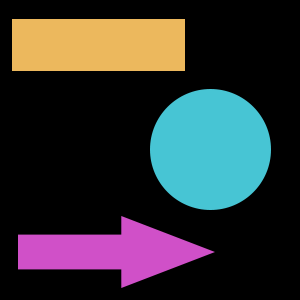
#> input picture Chapter 1/1.11/more_shapes_example.png, 300 x 300 px
$ python simple_cnts_properties.py --image more_shapes_example.png
#> lines starting #> are read from the running program, lines starting #| are printed output that depends on the picture; after the words box and inside, x2 and y2 are one past the last pixel; in counts of white or black regions, pixels touching at a corner belong together
import numpy as np
import argparse
import cv2
import imutils

ap = argparse.ArgumentParser()
ap.add_argument('-i', '--image', required=True, help='path to the image')
args = vars(ap.parse_args())

image = cv2.imread(args['image'])
#> image is the input picture: shape (300, 300, 3); mean B, G, R 51.9, 49.8, 48.8
gray = cv2.cvtColor(image, cv2.COLOR_BGR2GRAY)
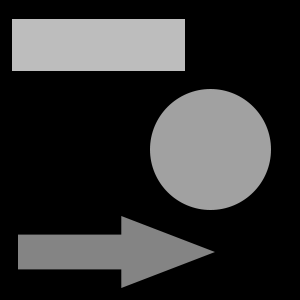
#> gray: shape (300, 300); min 0, max 189, mean 49.7
cv2.imshow('Original', image)

# find external contours
cnts = cv2.findContours(gray.copy(), cv2.RETR_EXTERNAL, cv2.CHAIN_APPROX_SIMPLE)
#> cnts = 3 contours; box (x1, y1, x2, y2) and area: (150, 89, 271, 210) 11544, (12, 19, 185, 71) 8772, (18, 216, 215, 288) 6985
cnts = imutils.grab_contours(cnts)
clone = image.copy()

# Centroids
# loop the cnts
for c in cnts:
    # compute the moments of the contour which can be used to compute the centroid or "center of mass" of the region
    M = cv2.moments(c)
    cX = int(M['m10'] / M['m00'])
    cY = int(M['m01'] / M['m00'])

    # draw the center of the contour on the image
    cv2.circle(clone, (cX, cY), 10, (0, 255, 0), -1)
#> this loop made 3 passes
#> (cX, cY) on passes 1 to 2: (109, 251), (210, 149)
#> (c, cX, cY) on pass 3: ([[12, 19], [12, 70], [184, 70], [184, 19]], 98, 44)
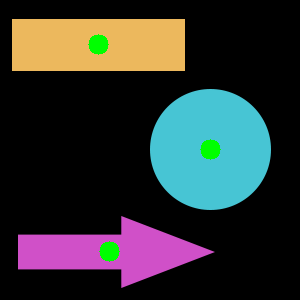
#> clone: shape (300, 300, 3); 1.06% of pixels changed, all inside (x1, y1, x2, y2) = (88, 34, 221, 262)

# show the output image
cv2.imshow('Centroids', clone)
cv2.waitKey(0)


# Area and Perimeter
# loop the cnts
clone = image.copy()
for (i, c) in enumerate(cnts):
    area = cv2.contourArea(c)
    perimeter = cv2.arcLength(c, True)  # A contour is closed if the shape outline is continuous and there are no holes
    print('Contour #{} --area: {:.2f}, perimeter: {:.2f}'.format(i + 1, area, perimeter))

    # draw the cnts on the image
    cv2.drawContours(clone, [c], -1, (0, 255, 0), 2)

    # compute the center of the contour and draw the contour number
    M = cv2.moments(c)
    cX = int(M['m10'] / M['m00'])
    cY = int(M['m01'] / M['m00'])
    cv2.putText(clone, '#{}'.format(i + 1), (cX - 20, cY), cv2.FONT_HERSHEY_SIMPLEX, 1.25, (255, 255, 255), 4)
#> this loop made 3 passes
#> (area, perimeter, cX, cY) on passes 1 to 2: (6985, 491.8, 109, 251), (11544, 400.3, 210, 149)
#> (c, area, perimeter, cX, cY) on pass 3: ([[12, 19], [12, 70], [184, 70], [184, 19]], 8772, 446, 98, 44)
#| Contour #1 --area: 6985.00, perimeter: 491.82
#| Contour #2 --area: 11544.00, perimeter: 400.33
#| Contour #3 --area: 8772.00, perimeter: 446.00
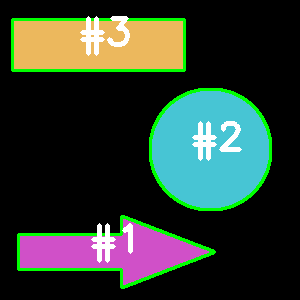
#> clone: shape (300, 300, 3); 7.09% of pixels changed, all inside (x1, y1, x2, y2) = (11, 16, 272, 289)

# show the output image
cv2.imshow('Contours', clone)
cv2.waitKey(0)


# Bounding box
clone = image.copy()
for c in cnts:
    # fit a bounding box to the contour
    (x, y, w, h) = cv2.boundingRect(c)
    cv2.rectangle(clone, (x, y), (x + w, y + h), (0, 255, 0), 2)
#> this loop made 3 passes
#> (x, y, w, h) on passes 1 to 2: (18, 216, 197, 72), (150, 89, 121, 121)
#> (c, x, y, w, h) on pass 3: ([[12, 19], [12, 70], [184, 70], [184, 19]], 12, 19, 173, 52)
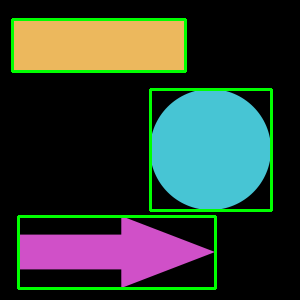
#> clone: shape (300, 300, 3); 4.89% of pixels changed, all inside (x1, y1, x2, y2) = (11, 18, 273, 290)

# show the output image
cv2.imshow('Bounding Boxes', clone)
cv2.waitKey(0)


# Rotated Bounding Boxes
clone = image.copy()
for c in cnts:
    # fit a rotated bounding box to the contour and draw a rotated bounding box
    box = cv2.minAreaRect(c)
    box = np.int0(cv2.boxPoints(box))
    cv2.drawContours(clone, [box], -1, (0, 255, 0), 2)
#> this loop made 3 passes
#> box on passes 1 to 2: [[24, 304], [12, 235], [205, 201], [217, 270]], [[270, 209], [150, 209], [150, 89], [270, 89]]
#> (c, box) on pass 3: ([[12, 19], [12, 70], [184, 70], [184, 19]], [[184, 70], [12, 70], [12, 19], [184, 19]])
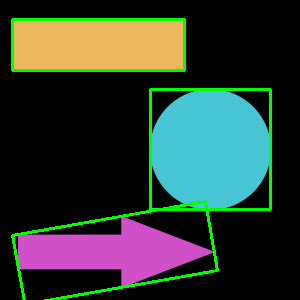
#> clone: shape (300, 300, 3); 4.64% of pixels changed, all inside (x1, y1, x2, y2) = (11, 18, 272, 300)

# show the output image
cv2.imshow('Rotated Bounding Boxes', clone)
cv2.waitKey(0)


# Minimum Enclosing Circles
clone = image.copy()
for c in cnts:
    # fit a minimum enclosing circle to the contour
    ((x, y), radius) = cv2.minEnclosingCircle(c)
    cv2.circle(clone, (int(x), int(y)), int(radius), (0, 255, 0), 2)
#> this loop made 3 passes
#> (x, y, radius) on passes 1 to 2: (115.2, 251.5, 98.78), (210, 149, 61.1)
#> (c, x, y, radius) on pass 3: ([[12, 19], [12, 70], [184, 70], [184, 19]], 98, 44.5, 89.7)
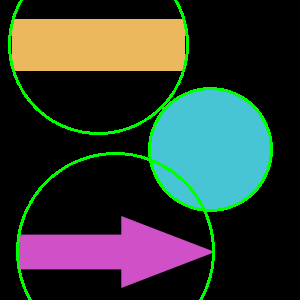
#> clone: shape (300, 300, 3); 3.93% of pixels changed, all inside (x1, y1, x2, y2) = (8, 0, 273, 300)

# show the output image
cv2.imshow('Min-Enclosing Circles', clone)
cv2.waitKey(0)


# Fitting an Ellipse
clone = image.copy()
for c in cnts:
    # to fit an ellipse, our contour must have at least 5 points
    if len(c) >= 5:
        # fit an ellipse to the contour
        ellipse = cv2.fitEllipse(c)
        cv2.ellipse(clone, ellipse, (0, 255, 0), 2)
#> this loop made 3 passes
#> ellipse on passes 1 to 2: ((98.18, 251.5), (63.58, 201.2), 90.01), ((210, 149), (121.4, 121.4), 0)
#> c on pass 3: [[12, 19], [12, 70], [184, 70], [184, 19]]
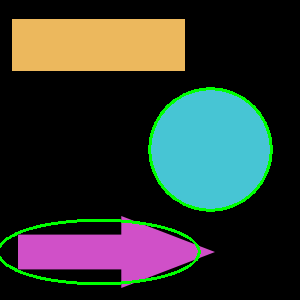
#> clone: shape (300, 300, 3); 2.71% of pixels changed, all inside (x1, y1, x2, y2) = (0, 87, 273, 285)

# show the output image
cv2.imshow('Ellipses', clone)
cv2.waitKey(0)

$ run again, on Chapter 1/1.11/circles_and_squares.png
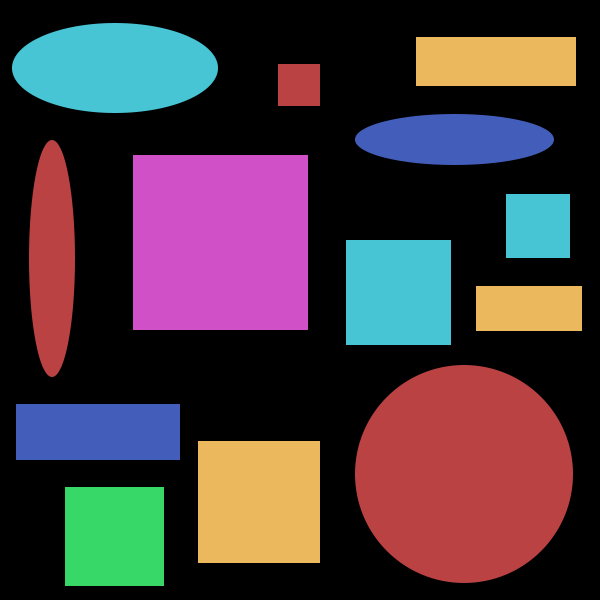
#> input picture Chapter 1/1.11/circles_and_squares.png, 600 x 600 px
#> image is the input picture: shape (600, 600, 3); mean B, G, R 62, 56.2, 70.8
#> cnts = 13 contours; largest, box (x1, y1, x2, y2) and area: (355, 365, 573, 583) 37385, (133, 155, 308, 330) 30276, (198, 441, 320, 563) 14641, (12, 23, 218, 113) 14593, (346, 240, 451, 345) 10816
#> the loop `for c in cnts: # compute the moments of the contour which can be used ..` made 13 passes
#> (c, cX, cY) on passes 1, 2, 3, 5, 6, 7, 8: ([[65, 487], [65, 585], [163, 585], [163, 487]], 114, 536), ([[198, 441], [198, 562], [319, 562], [319, 441]], 258, 501), ([[16, 404], [16, 459], [179, 459], [179, 404]], 97, 431), ([[476, 286], [476, 330], [581, 330], [581, 286]], 528, 308), ([[346, 240], [346, 344], [450, 344], [450, 240]], 398, 292), ([[506, 194], [506, 257], [569, 257], [569, 194]], 537, 225), ([[133, 155], [133, 329], [307, 329], [307, 155]], 220, 242)
#> the loop `for (i, c) in enumerate(cnts):` made 13 passes
#> (c, area, perimeter, cX, cY) on passes 1, 2, 3, 5, 6, 7: ([[65, 487], [65, 585], [163, 585], [163, 487]], 9604, 392, 114, 536), ([[198, 441], [198, 562], [319, 562], [319, 441]], 14641, 484, 258, 501), ([[16, 404], [16, 459], [179, 459], [179, 404]], 8965, 436, 97, 431), ([[476, 286], [476, 330], [581, 330], [581, 286]], 4620, 298, 528, 308), ([[346, 240], [346, 344], [450, 344], [450, 240]], 10816, 416, 398, 292), ([[506, 194], [506, 257], [569, 257], [569, 194]], 3969, 252, 537, 225)
#> (printed output is left out)
#> the loop `for c in cnts:` made 13 passes
#> (c, x, y, w, h) on passes 1, 2, 3, 5, 6, 7: ([[65, 487], [65, 585], [163, 585], [163, 487]], 65, 487, 99, 99), ([[198, 441], [198, 562], [319, 562], [319, 441]], 198, 441, 122, 122), ([[16, 404], [16, 459], [179, 459], [179, 404]], 16, 404, 164, 56), ([[476, 286], [476, 330], [581, 330], [581, 286]], 476, 286, 106, 45), ([[346, 240], [346, 344], [450, 344], [450, 240]], 346, 240, 105, 105), ([[506, 194], [506, 257], [569, 257], [569, 194]], 506, 194, 64, 64)
#> the loop `for c in cnts:` made 13 passes
#> (c, box) on passes 1, 2, 3, 5: ([[65, 487], [65, 585], [163, 585], [163, 487]], [[163, 585], [65, 585], [65, 487], [163, 487]]), ([[198, 441], [198, 562], [319, 562], [319, 441]], [[318, 562], [197, 562], [197, 441], [318, 441]]), ([[16, 404], [16, 459], [179, 459], [179, 404]], [[178, 459], [16, 459], [16, 404], [178, 404]]), ([[476, 286], [476, 330], [581, 330], [581, 286]], [[581, 330], [476, 330], [476, 286], [581, 286]])
#> the loop `for c in cnts:` made 13 passes
#> (c, x, y, radius) on passes 1, 2, 3, 5, 6, 7: ([[65, 487], [65, 585], [163, 585], [163, 487]], 114, 536, 69.3), ([[198, 441], [198, 562], [319, 562], [319, 441]], 258.5, 501.5, 85.56), ([[16, 404], [16, 459], [179, 459], [179, 404]], 97.5, 431.5, 86.01), ([[476, 286], [476, 330], [581, 330], [581, 286]], 528.5, 308, 56.92), ([[346, 240], [346, 344], [450, 344], [450, 240]], 398, 292, 73.54), ([[506, 194], [506, 257], [569, 257], [569, 194]], 537.5, 225.5, 44.55)
#> after the loop `for c in cnts:`:
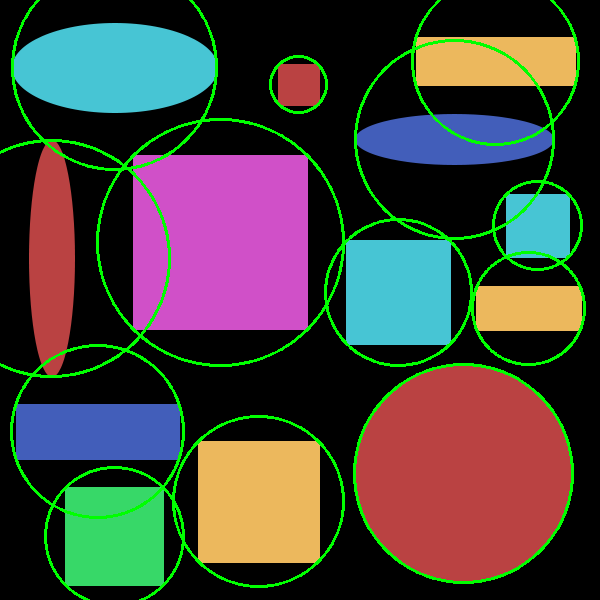
#> clone: shape (600, 600, 3); 4.99% of pixels changed, all inside (x1, y1, x2, y2) = (0, 0, 586, 600)
#> the loop `for c in cnts:` made 13 passes
#> ellipse on passes 4, 9, 10, 13: ((463.5, 473.5), (218.3, 218.3), 0), ((51.5, 258), (46.01, 237.9), 0), ((454, 139), (51.08, 199.8), 90), ((114.5, 67.5), (90.12, 206.6), 90)
#> after the loop `for c in cnts:`:
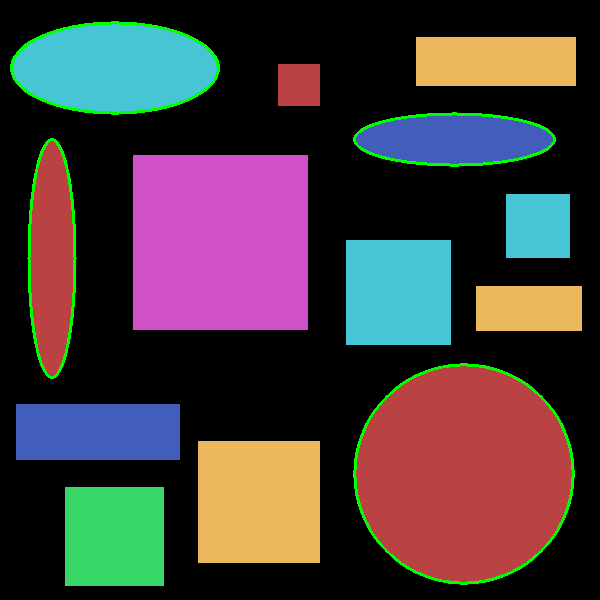
#> clone: shape (600, 600, 3); 1.73% of pixels changed, all inside (x1, y1, x2, y2) = (10, 21, 575, 585)
